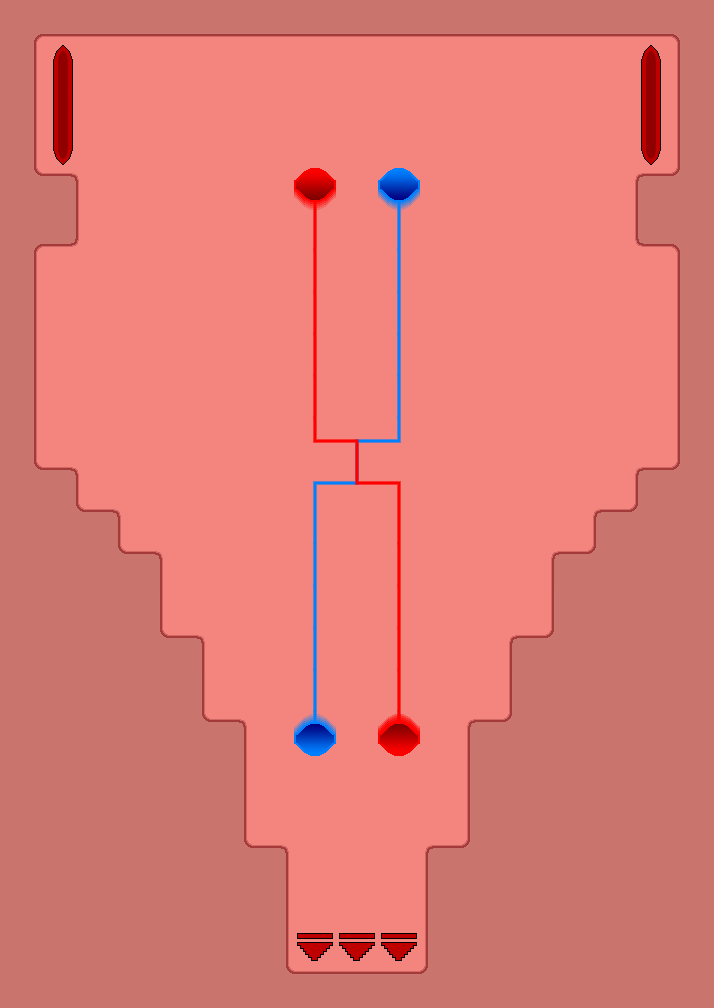

A 2D game scene composited from a Tiled map and its tileset images. What follows is a short description and the map's XML, with every tile layer's data as written:
An orthogonal 17x24 tile map with 42x42 px tiles, 3 tile layers (background, veins, arteries), 3 tilesets and 31 objects (18x wall, 3x artery, 3x vein, 2x vein_entrance, 2x artery_entrance, ...).

<map version="1.2" tiledversion="1.3.5" orientation="orthogonal" renderorder="right-down" width="17" height="24" tilewidth="42" tileheight="42" infinite="0" nextlayerid="11" nextobjectid="127">
 <tileset firstgid="1" source="body_tiles.tsx" />
 <tileset firstgid="49" source="artery_and_vein.tsx" />
 <tileset firstgid="89" source="start_and_goal.tsx" />
 <layer id="1" name="background" width="17" height="24">
  <data encoding="csv">
38,42,42,42,42,42,42,42,42,42,42,42,42,42,42,42,2,
30,1,1,1,1,1,1,1,1,1,1,1,1,1,1,1,6,
30,1,1,1,1,1,1,1,1,1,1,1,1,1,1,1,6,
30,1,1,1,1,1,1,1,1,1,1,1,1,1,1,1,6,
26,33,1,1,1,1,1,1,1,1,1,1,1,1,1,21,14,
38,45,1,1,1,1,1,1,1,1,1,1,1,1,1,9,2,
30,1,1,1,1,1,1,1,1,1,1,1,1,1,1,1,6,
30,1,1,1,1,1,1,1,1,1,1,1,1,1,1,1,6,
30,1,1,1,1,1,1,1,1,1,1,1,1,1,1,1,6,
30,1,1,1,1,1,1,1,1,1,1,1,1,1,1,1,6,
30,1,1,1,1,1,1,1,1,1,1,1,1,1,1,1,6,
26,33,1,1,1,1,1,1,1,1,1,1,1,1,1,21,14,
13,26,33,1,1,1,1,1,1,1,1,1,1,1,21,14,13,
13,13,26,33,1,1,1,1,1,1,1,1,1,21,14,13,13,
13,13,13,30,1,1,1,1,1,1,1,1,1,6,13,13,13,
13,13,13,26,33,1,1,1,1,1,1,1,21,14,13,13,13,
13,13,13,13,30,1,1,1,1,1,1,1,6,13,13,13,13,
13,13,13,13,26,33,1,1,1,1,1,21,14,13,13,13,13,
13,13,13,13,13,30,1,1,1,1,1,6,13,13,13,13,13,
13,13,13,13,13,30,1,1,1,1,1,6,13,13,13,13,13,
13,13,13,13,13,26,33,1,1,1,21,14,13,13,13,13,13,
13,13,13,13,13,13,30,1,1,1,6,13,13,13,13,13,13,
13,13,13,13,13,13,30,1,1,1,6,13,13,13,13,13,13,
13,13,13,13,13,13,26,18,18,18,14,13,13,13,13,13,13
</data>
 </layer>
 <layer id="8" name="veins" width="17" height="24">
  <data encoding="csv">
0,0,0,0,0,0,0,0,0,0,0,0,0,0,0,0,0,
0,0,0,0,0,0,0,0,0,0,0,0,0,0,0,0,0,
0,0,0,0,0,0,0,0,0,0,0,0,0,0,0,0,0,
0,0,0,0,0,0,0,0,0,0,0,0,0,0,0,0,0,
0,0,0,0,0,0,0,0,0,64,0,0,0,0,0,0,0,
0,0,0,0,0,0,0,0,0,82,0,0,0,0,0,0,0,
0,0,0,0,0,0,0,0,0,82,0,0,0,0,0,0,0,
0,0,0,0,0,0,0,0,0,82,0,0,0,0,0,0,0,
0,0,0,0,0,0,0,0,0,82,0,0,0,0,0,0,0,
0,0,0,0,0,0,0,0,0,82,0,0,0,0,0,0,0,
0,0,0,0,0,0,0,0,83,63,0,0,0,0,0,0,0,
0,0,0,0,0,0,0,83,63,0,0,0,0,0,0,0,0,
0,0,0,0,0,0,0,82,0,0,0,0,0,0,0,0,0,
0,0,0,0,0,0,0,82,0,0,0,0,0,0,0,0,0,
0,0,0,0,0,0,0,82,0,0,0,0,0,0,0,0,0,
0,0,0,0,0,0,0,82,0,0,0,0,0,0,0,0,0,
0,0,0,0,0,0,0,82,0,0,0,0,0,0,0,0,0,
0,0,0,0,0,0,0,84,0,0,0,0,0,0,0,0,0,
0,0,0,0,0,0,0,0,0,0,0,0,0,0,0,0,0,
0,0,0,0,0,0,0,0,0,0,0,0,0,0,0,0,0,
0,0,0,0,0,0,0,0,0,0,0,0,0,0,0,0,0,
0,0,0,0,0,0,0,0,0,0,0,0,0,0,0,0,0,
0,0,0,0,0,0,0,0,0,0,0,0,0,0,0,0,0,
0,0,0,0,0,0,0,0,0,0,0,0,0,0,0,0,0
</data>
 </layer>
 <layer id="7" name="arteries" width="17" height="24">
  <data encoding="csv">
0,0,0,0,0,0,0,0,0,0,0,0,0,0,0,0,0,
0,92,0,0,0,0,0,0,0,0,0,0,0,0,0,92,0,
0,95,0,0,0,0,0,0,0,0,0,0,0,0,0,95,0,
0,98,0,0,0,0,0,0,0,0,0,0,0,0,0,98,0,
0,0,0,0,0,0,0,60,1,0,0,0,0,0,0,0,0,
0,0,0,0,0,0,0,62,0,0,0,0,0,0,0,0,0,
0,0,0,0,0,0,0,62,0,0,0,0,0,0,0,0,0,
0,0,0,0,0,0,0,62,0,0,0,0,0,0,0,0,0,
0,0,0,0,0,0,0,62,0,0,0,0,0,0,0,0,0,
0,0,0,0,0,0,0,62,0,0,0,0,0,0,0,0,0,
0,0,0,0,0,0,0,71,51,0,0,0,0,0,0,0,0,
0,0,0,0,0,0,0,0,71,51,0,0,0,0,0,0,0,
0,0,0,0,0,0,0,0,0,62,0,0,0,0,0,0,0,
0,0,0,0,0,0,0,0,0,62,0,0,0,0,0,0,0,
0,0,0,0,0,0,0,0,0,62,0,0,0,0,0,0,0,
0,0,0,0,0,0,0,0,0,62,0,0,0,0,0,0,0,
0,0,0,0,0,0,0,0,0,62,0,0,0,0,0,0,0,
0,0,0,0,0,0,0,0,0,80,0,0,0,0,0,0,0,
0,0,0,0,0,0,0,0,0,0,0,0,0,0,0,0,0,
0,0,0,0,0,0,0,0,0,0,0,0,0,0,0,0,0,
0,0,0,0,0,0,0,0,0,0,0,0,0,0,0,0,0,
0,0,0,0,0,0,0,0,0,0,0,0,0,0,0,0,0,
0,0,0,0,0,0,0,97,97,97,0,0,0,0,0,0,0,
0,0,0,0,0,0,0,0,0,0,0,0,0,0,0,0,0
</data>
 </layer>
 <objectgroup id="4" name="obstacles">
  <object id="96" name="start0" x="42" y="42" width="42" height="126" />
  <object id="97" name="start1" x="630" y="42" width="42" height="126" />
  <object id="98" name="wall" x="0" y="0" width="42" height="1008" />
  <object id="99" name="wall" x="42" y="0" width="630" height="42" />
  <object id="100" name="wall" x="672" y="0" width="42" height="1008" />
  <object id="101" name="wall" x="42" y="966" width="630" height="42" />
  <object id="102" name="wall" x="630" y="168" width="42" height="84" />
  <object id="103" name="wall" x="42" y="168" width="42" height="84" />
  <object id="104" name="wall" x="42" y="462" width="42" height="504" />
  <object id="105" name="wall" x="84" y="504" width="42" height="462" />
  <object id="106" name="wall" x="126" y="546" width="42" height="420" />
  <object id="107" name="wall" x="168" y="630" width="42" height="336" />
  <object id="108" name="wall" x="210" y="714" width="42" height="252" />
  <object id="109" name="wall" x="252" y="840" width="42" height="126" />
  <object id="110" name="wall" x="630" y="462" width="42" height="504" />
  <object id="111" name="wall" x="588" y="504" width="42" height="462" />
  <object id="112" name="wall" x="546" y="546" width="42" height="420" />
  <object id="113" name="wall" x="504" y="630" width="42" height="336" />
  <object id="114" name="wall" x="462" y="714" width="42" height="252" />
  <object id="115" name="wall" x="420" y="840" width="42" height="126" />
  <object id="116" name="goal" x="294" y="924" width="126" height="42" />
  <object id="117" name="artery" x="294" y="168" width="42" height="294" />
  <object id="118" name="artery" x="336" y="420" width="42" height="84" />
  <object id="119" name="artery" x="378" y="462" width="42" height="294" />
  <object id="120" name="vein" x="294" y="462" width="42" height="294" />
  <object id="121" name="vein" x="336" y="420" width="42" height="84" />
  <object id="122" name="vein" x="378" y="168" width="42" height="294" />
  <object id="123" name="vein_entrance" x="378" y="126" width="42" height="84" />
  <object id="124" name="artery_entrance" x="294" y="126" width="42" height="84" />
  <object id="125" name="vein_entrance" x="294" y="714" width="42" height="84" />
  <object id="126" name="artery_entrance" x="378" y="714" width="42" height="84" />
 </objectgroup>
</map>
